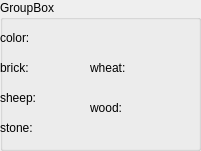
   <widget class="QGroupBox" name="groupBox">
    <property name="geometry">
     <rect>
      <x>1150</x>
      <y>0</y>
      <width>201</width>
      <height>151</height>
     </rect>
    </property>
    <property name="title">
     <string>GroupBox</string>
    </property>
    <widget class="QLabel" name="col">
     <property name="geometry">
      <rect>
       <x>0</x>
       <y>30</y>
       <width>55</width>
       <height>16</height>
      </rect>
     </property>
     <property name="text">
      <string>color:</string>
     </property>
    </widget>
    <widget class="QLabel" name="brick">
     <property name="geometry">
      <rect>
       <x>0</x>
       <y>60</y>
       <width>55</width>
       <height>16</height>
      </rect>
     </property>
     <property name="text">
      <string>brick:</string>
     </property>
    </widget>
    <widget class="QLabel" name="sheep">
     <property name="geometry">
      <rect>
       <x>0</x>
       <y>90</y>
       <width>55</width>
       <height>16</height>
      </rect>
     </property>
     <property name="text">
      <string>sheep:</string>
     </property>
    </widget>
    <widget class="QLabel" name="stone">
     <property name="geometry">
      <rect>
       <x>0</x>
       <y>120</y>
       <width>55</width>
       <height>16</height>
      </rect>
     </property>
     <property name="text">
      <string>stone:</string>
     </property>
    </widget>
    <widget class="QLabel" name="wheat">
     <property name="geometry">
      <rect>
       <x>90</x>
       <y>60</y>
       <width>55</width>
       <height>16</height>
      </rect>
     </property>
     <property name="text">
      <string>wheat:</string>
     </property>
    </widget>
    <widget class="QLabel" name="wood">
     <property name="geometry">
      <rect>
       <x>90</x>
       <y>100</y>
       <width>55</width>
       <height>16</height>
      </rect>
     </property>
     <property name="text">
      <string>wood:</string>
     </property>
    </widget>
    <widget class="QLabel" name="col_1">
     <property name="geometry">
      <rect>
       <x>40</x>
       <y>30</y>
       <width>31</width>
       <height>16</height>
      </rect>
     </property>
     <property name="text">
      <string/>
     </property>
    </widget>
    <widget class="QLabel" name="brick_1">
     <property name="geometry">
      <rect>
       <x>40</x>
       <y>60</y>
       <width>21</width>
       <height>16</height>
      </rect>
     </property>
     <property name="text">
      <string/>
     </property>
    </widget>
    <widget class="QLabel" name="sheep_1">
     <property name="geometry">
      <rect>
       <x>40</x>
       <y>90</y>
       <width>21</width>
       <height>16</height>
      </rect>
     </property>
     <property name="text">
      <string/>
     </property>
    </widget>
    <widget class="QLabel" name="stone_1">
     <property name="geometry">
      <rect>
       <x>40</x>
       <y>120</y>
       <width>31</width>
       <height>16</height>
      </rect>
     </property>
     <property name="text">
      <string/>
     </property>
    </widget>
    <widget class="QLabel" name="wheat_1">
     <property name="geometry">
      <rect>
       <x>140</x>
       <y>60</y>
       <width>41</width>
       <height>16</height>
      </rect>
     </property>
     <property name="text">
      <string/>
     </property>
    </widget>
    <widget class="QLabel" name="wood_1">
     <property name="geometry">
      <rect>
       <x>130</x>
       <y>100</y>
       <width>21</width>
       <height>16</height>
      </rect>
     </property>
     <property name="text">
      <string/>
     </property>
    </widget>
   </widget>
